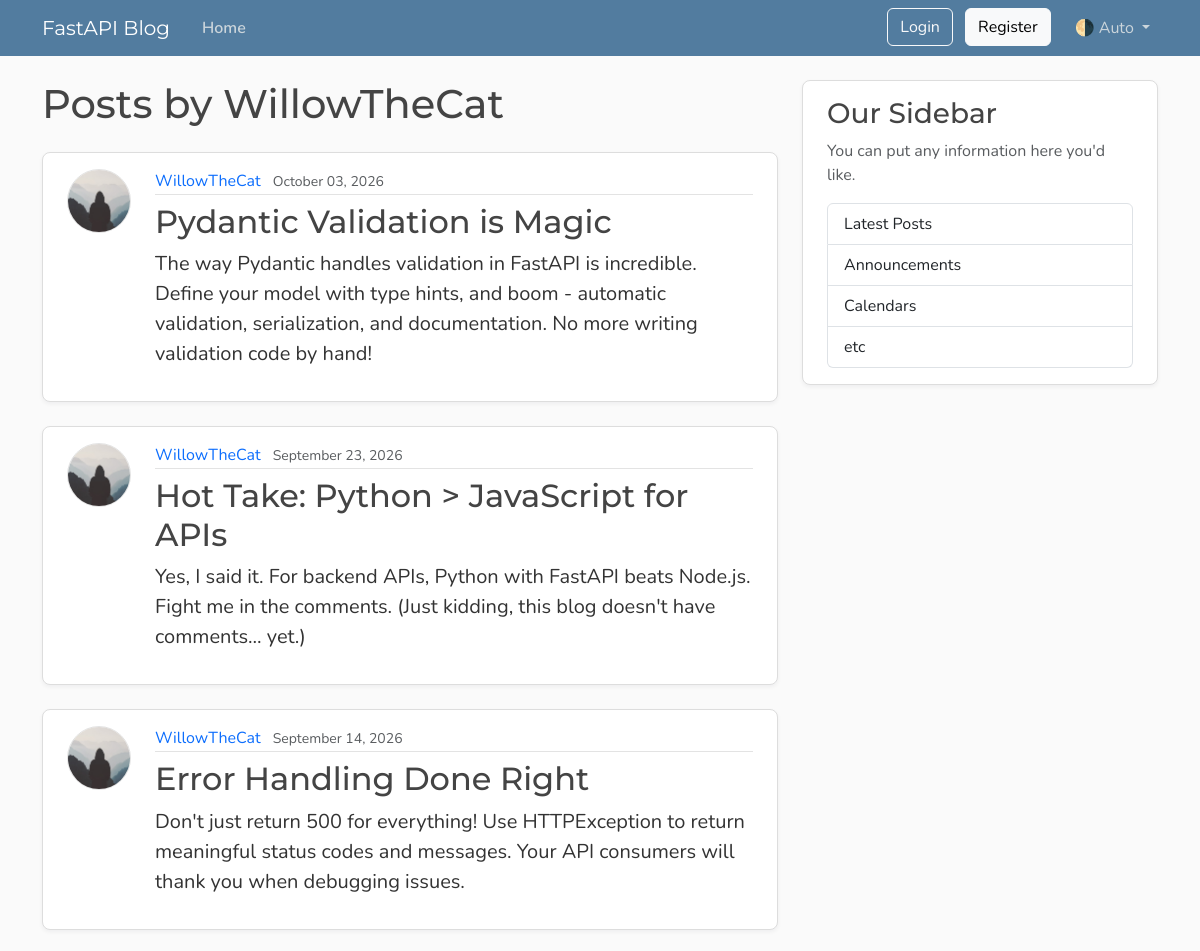
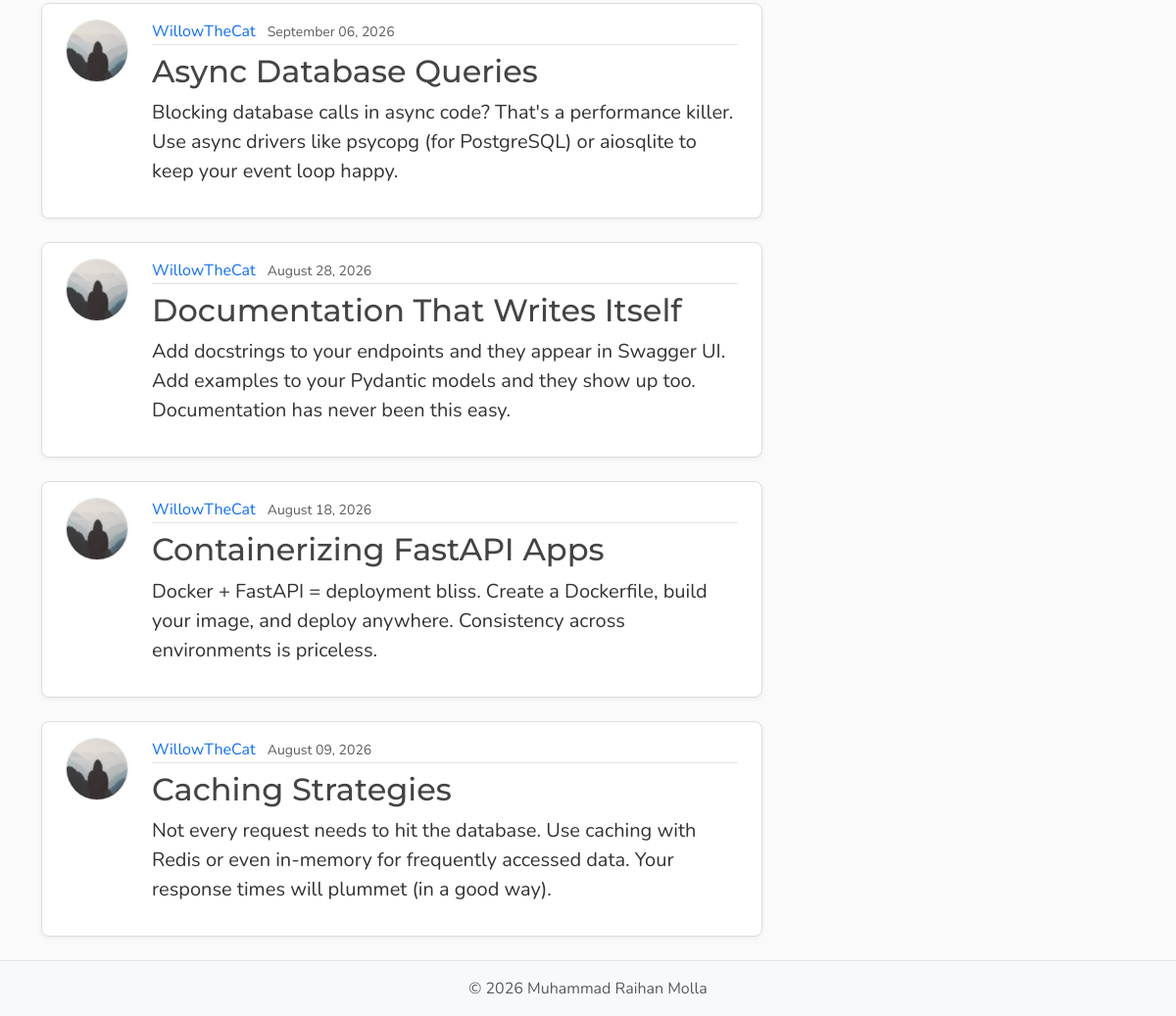
The page /users/3/posts on the database its author committed (2 pictures, top to bottom).
### models.py (models this page shows, shortened)
class User(Base):
    __tablename__ = "users"
    id: Mapped[int] = mapped_column(Integer, primary_key=True, index=True)
    username: Mapped[str] = mapped_column(String(50), unique=True, nullable=False)
    email: Mapped[str] = mapped_column(String(120), unique=True, nullable=False)
    password_hash: Mapped[str] = mapped_column(String(255), nullable=False)
    image_file: Mapped[str | None] = mapped_column(
        String(200),
        nullable=True,
        default=None,
    )
    posts: Mapped[list[Post]] = relationship(
        back_populates="author",
        cascade="all, delete-orphan",
        )
    reset_tokens: Mapped[list[PasswordResetToken]] = relationship(
        back_populates="user",
        cascade="all, delete-orphan",
    )

class Post(Base):
    __tablename__ = "posts"
    id: Mapped[int] = mapped_column(Integer, primary_key=True, index=True)
    title: Mapped[str] = mapped_column(String(100), nullable=False)
    content: Mapped[str] = mapped_column(Text, nullable=False)
    date_posted: Mapped[datetime] = mapped_column(
        DateTime,
        nullable=False,
        default=lambda: datetime.now(UTC),
    )
    user_id: Mapped[int] = mapped_column(
        Integer,
        ForeignKey("users.id"),
        nullable=False,
    )
    author: Mapped[User] = relationship(back_populates="posts")

### main.py (the view)
@app.get("/users/{user_id}/posts", include_in_schema=False, name="user_posts")
async def user_posts_page(
    request: Request,
    user_id: int,
    db: Annotated[AsyncSession, Depends(get_db)],
):
    result = await db.execute(select(models.User).where(models.User.id == user_id))
    user = result.scalars().first()
    if not user:
        raise HTTPException(
            status_code=status.HTTP_404_NOT_FOUND,
            detail="User not found",
        )
    count_result = await db.execute(
        select(func.count())
        .select_from(models.Post)
        .where(models.Post.user_id == user_id),
    )
    total = count_result.scalar() or 0
    result = await db.execute(
        select(models.Post)
        .options(selectinload(models.Post.author))
        .where(models.Post.user_id == user_id)
        .order_by(models.Post.date_posted.desc())
        .limit(settings.posts_per_page),
    )
    posts = result.scalars().all()
    has_more = len(posts) < total
    return templates.TemplateResponse(
        request,
        "user_posts.html",
        {
            "posts": posts,
            "user": user,
            "title": f"{user.username}'s Posts",
            "limit": settings.posts_per_page,
            "has_more": has_more,
        },
    )

### templates/user_posts.html (shortened to what this page needs)
{% extends "layout.html" %}
{% block content %}
<h1 class="mb-4">Posts by {{ user.username }}</h1>
<div id="postsContainer">
  {% for post in posts %}
  <article class="content-section py-3 px-4 mb-4">
    <div class="d-flex align-items-start gap-4">
      <img class="rounded-circle article-img flex-shrink-0" src="{{ post.author.image_path }}"
        alt="{{ post.author.username }}'s profile picture" width="64" height="64" loading="lazy">
      <div class="flex-grow-1">
        <div class="article-metadata mb-2">
          <a class="me-2" href="{{ url_for('user_posts', user_id=post.author.id) }}">{{ post.author.username }}</a>
          <small class="text-body-secondary">{{ post.date_posted.strftime("%B %d, %Y") }}</small>
        </div>
        <h2>
          <a class="article-title" href="{{ url_for('post_page', post_id=post.id) }}">{{ post.title }}</a>
        </h2>
        <p class="article-content">{{ post.content }}</p>
      </div>
    </div>
  </article>
  {% else %}
  <p class="text-body-secondary">No posts by this user yet.</p>
  {% endfor %}
</div>
{% endblock content %}

### static/css/main.css (style rules this page uses)
:root { --font-heading: "Montserrat", system-ui, -apple-system, BlinkMacSystemFont, sans-serif; --font-body: "Nunito", system-ui, -apple-system, BlinkMacSystemFont, sans-serif; --color-bg-body: #fafafa; --color-bg-content: #ffffff; --color-text-primary: #333333; --color-text-heading: #444444; --color-steel: #527c9f; --color-nav-link: #cbd5db; --color-nav-link-hover: #ffffff; --color-link-hover: #428bca; --color-border: #dddddd; --color-border-light: #e3e3e3; --spacing-xl: 5rem; --article-img-size: 4rem; --account-img-size: 7.813rem; }
body { font-family: var(--font-body); background: var(--color-bg-body); color: var(--color-text-primary); }
h1, h2, h3, h4, h5, h6 { font-family: var(--font-heading); color: var(--color-text-heading); }
a { text-decoration: none; }
.content-section { background: var(--color-bg-content); border: 1px solid var(--color-border); border-radius: 0.5rem; box-shadow: 0 2px 4px rgba(15, 23, 42, 0.05); transition: box-shadow 0.15s ease, transform 0.15s ease, border-color 0.15s ease; }
.article-title { color: var(--color-text-heading); transition: color 0.2s ease-in-out; }
.article-content { white-space: pre-line; font-size: 1.25rem; }
.article-img { height: var(--article-img-size); width: var(--article-img-size); flex-shrink: 0; object-fit: cover; border: 1px solid var(--color-border-light); box-shadow: 0 0 0 2px var(--color-bg-content); }
.article-metadata { padding-bottom: 0.063rem; border-bottom: 1px solid var(--color-border-light); }
.article-metadata a { transition: color 0.2s ease-in-out; }

### rows shown on the page
User: username "WillowTheCat"
Post: author.username "WillowTheCat", date_posted "October 03, 2026", title "Pydantic Validation is Magic", content "The way Pydantic handles validation in FastAPI is incredible. Define your model with type hints, and boom - automatic validation, serialization, and documentation. No more writing validation code by hand!"
Post: author.username "WillowTheCat", date_posted "September 23, 2026", title "Hot Take: Python > JavaScript for APIs", content "Yes, I said it. For backend APIs, Python with FastAPI beats Node.js. Fight me in the comments. (Just kidding, this blog doesn't have comments... yet.)"
Post: author.username "WillowTheCat", date_posted "September 14, 2026", title "Error Handling Done Right", content "Don't just return 500 for everything! Use HTTPException to return meaningful status codes and messages. Your API consumers will thank you when debugging issues."
Post: author.username "WillowTheCat", date_posted "September 06, 2026", title "Async Database Queries", content "Blocking database calls in async code? That's a performance killer. Use async drivers like psycopg (for PostgreSQL) or aiosqlite to keep your event loop happy."
Post: author.username "WillowTheCat", date_posted "August 28, 2026", title "Documentation That Writes Itself", content "Add docstrings to your endpoints and they appear in Swagger UI. Add examples to your Pydantic models and they show up too. Documentation has never been this easy."
Post: author.username "WillowTheCat", date_posted "August 18, 2026", title "Containerizing FastAPI Apps", content "Docker + FastAPI = deployment bliss. Create a Dockerfile, build your image, and deploy anywhere. Consistency across environments is priceless."
Post: author.username "WillowTheCat", date_posted "August 09, 2026", title "Caching Strategies", content "Not every request needs to hit the database. Use caching with Redis or even in-memory for frequently accessed data. Your response times will plummet (in a good way)."
